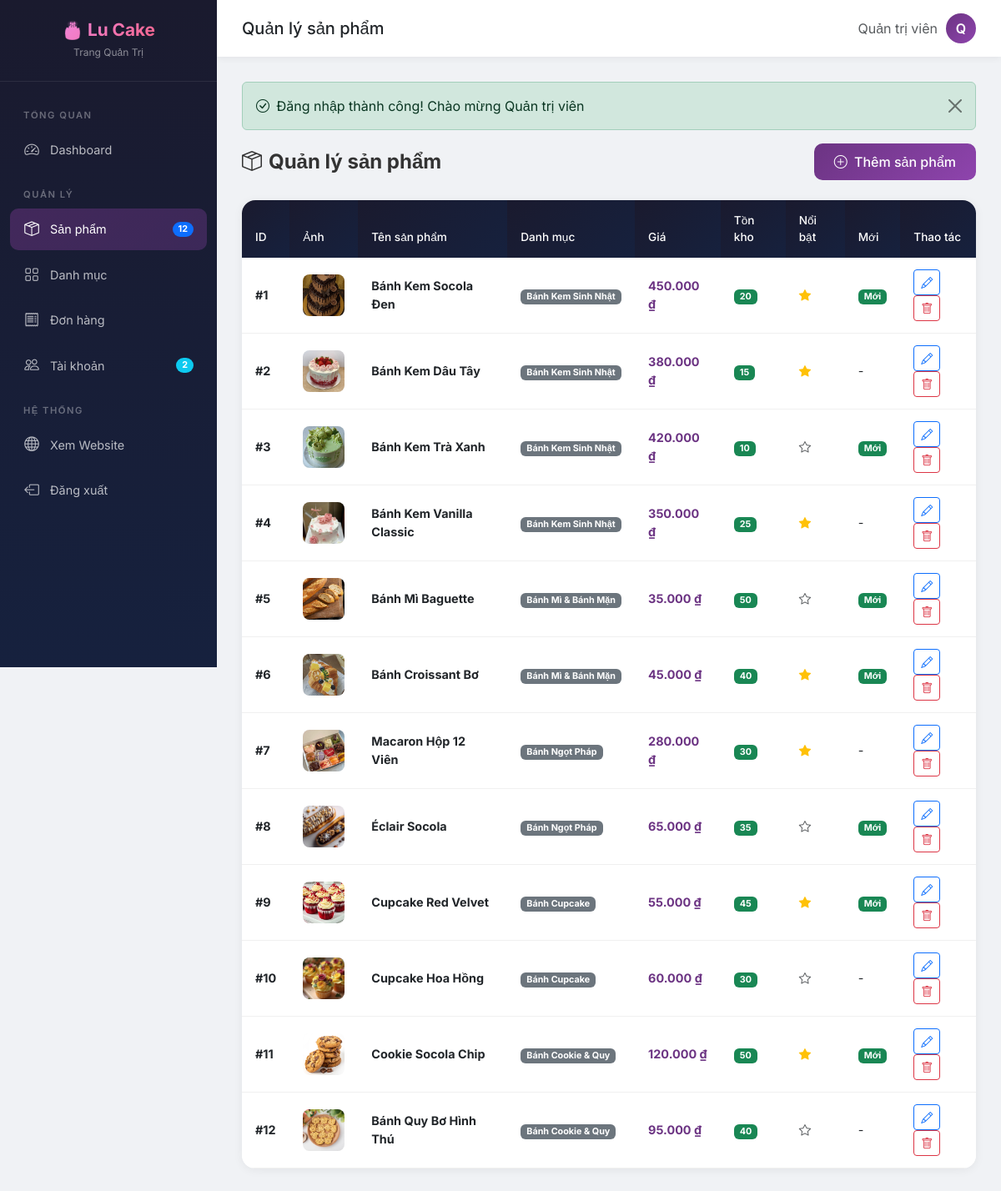
Screenshot of /admin/san-pham.php (signed in) with the database file from the repository.
### tables this page shows
CREATE TABLE san_pham (
    id INT AUTO_INCREMENT PRIMARY KEY,
    danh_muc_id INT NOT NULL,
    ten_san_pham VARCHAR(255) NOT NULL,
    mo_ta TEXT,
    gia DECIMAL(12,0) NOT NULL,
    hinh_anh VARCHAR(255),
    noi_bat TINYINT(1) DEFAULT 0,
    moi TINYINT(1) DEFAULT 0,
    ton_kho INT DEFAULT 0,
    ngay_tao TIMESTAMP DEFAULT CURRENT_TIMESTAMP,
    FOREIGN KEY (danh_muc_id) REFERENCES danh_muc(id) ON DELETE CASCADE
);

CREATE TABLE danh_muc (
    id INT AUTO_INCREMENT PRIMARY KEY,
    ten_danh_muc VARCHAR(255) NOT NULL,
    mo_ta TEXT,
    hinh_anh VARCHAR(255),
    ngay_tao TIMESTAMP DEFAULT CURRENT_TIMESTAMP
);

### admin/san-pham.php (the view, shortened to what this page needs)
<?php
require_once 'includes/header.php';
$sql = "SELECT sp.*, dm.ten_danh_muc FROM san_pham sp
        JOIN danh_muc dm ON sp.danh_muc_id = dm.id
        ORDER BY sp.ngay_tao DESC";
$dsSanPham = $conn->query($sql);
?>
<div class="page-header">
    <h2><i class="bi bi-box-seam me-2"></i>Quản lý sản phẩm</h2>
    <a href="them-san-pham.php" class="btn btn-admin-primary">
        <i class="bi bi-plus-circle me-1"></i> Thêm sản phẩm
    </a>
</div>
<div class="admin-table">
    <table class="table">
        <thead>
            <tr>
                <th>ID</th>
                <th>Ảnh</th>
                <th>Tên sản phẩm</th>
                <th>Danh mục</th>
                <th>Giá</th>
                <th>Tồn kho</th>
                <th>Nổi bật</th>
                <th>Mới</th>
                <th>Thao tác</th>
            </tr>
        </thead>
        <tbody>
            <?php if ($dsSanPham->num_rows > 0): ?>
                <?php while ($sp = $dsSanPham->fetch_assoc()): ?>
                    <tr>
                        <td><strong>#<?php echo $sp['id']; ?></strong></td>
                        <td>
                            <?php if ($sp['hinh_anh'] && file_exists(dirname(__DIR__) . '/assets/images/products/' . $sp['hinh_anh'])): ?>
                                <img src="<?php echo layURLGoc(); ?>/assets/images/products/<?php echo $sp['hinh_anh']; ?>" class="product-thumb" alt="">
                            <?php else: ?>
                                <div class="product-thumb d-flex align-items-center justify-content-center" style="background:#f0f0f0;"><i class="bi bi-image"></i></div>
                            <?php endif; ?>
                        </td>
                        <td><strong><?php echo $sp['ten_san_pham']; ?></strong></td>
                        <td><span class="badge bg-secondary"><?php echo $sp['ten_danh_muc']; ?></span></td>
                        <td class="fw-bold" style="color:var(--admin-primary);"><?php echo formatGia($sp['gia']); ?></td>
                        <td>
                            <?php if ($sp['ton_kho'] > 0): ?>
                                <span class="badge bg-success"><?php echo $sp['ton_kho']; ?></span>
                            <?php else: ?>
                                <span class="badge bg-danger">Hết</span>
                            <?php endif; ?>
                        </td>
                        <td><?php echo $sp['noi_bat'] ? '<i class="bi bi-star-fill text-warning"></i>' : '<i class="bi bi-star text-muted"></i>'; ?></td>
                        <td><?php echo $sp['moi'] ? '<span class="badge bg-success">Mới</span>' : '-'; ?></td>
                        <td>
                            <a href="sua-san-pham.php?id=<?php echo $sp['id']; ?>" class="btn btn-sm btn-outline-primary" title="Sửa"><i class="bi bi-pencil"></i></a>
                            <a href="xoa-san-pham.php?id=<?php echo $sp['id']; ?>" class="btn btn-sm btn-outline-danger btn-delete-confirm" title="Xóa"><i class="bi bi-trash"></i></a>
                        </td>
                    </tr>
                <?php endwhile; ?>
            <?php else: ?>
                <tr><td colspan="9" class="text-center text-muted py-4">Chưa có sản phẩm nào</td></tr>
            <?php endif; ?>
        </tbody>
    </table>
</div>
<?php require_once 'includes/footer.php'; ?>

### admin/includes/header.php (style rules this page uses)
:root { --admin-primary: #6C3483; --admin-primary-light: #8E44AD; --admin-dark: #1a1a2e; --admin-sidebar: #16213e; --admin-card: #ffffff; --admin-bg: #f0f2f5; }
* { box-sizing: border-box; }
body { font-family: 'Inter', sans-serif; background: var(--admin-bg); margin: 0; }
.admin-table { background: #fff; border-radius: 16px; box-shadow: 0 2px 12px rgba(0,0,0,0.06); overflow: hidden; }
.admin-table .table { margin: 0; }
.admin-table .table th { background: linear-gradient(135deg, var(--admin-dark), var(--admin-sidebar)); color: #fff; font-weight: 500; padding: 14px 16px; border: none; font-size: 0.85rem; }
.admin-table .table td { padding: 14px 16px; vertical-align: middle; border-bottom: 1px solid #f0f0f0; font-size: 0.9rem; }
.btn-admin-primary { background: linear-gradient(135deg, var(--admin-primary), var(--admin-primary-light)); color: #fff; border: none; padding: 10px 24px; border-radius: 10px; font-weight: 500; transition: all 0.3s ease; }
.product-thumb { width: 50px; height: 50px; object-fit: cover; border-radius: 8px; }
.page-header { display: flex; align-items: center; justify-content: space-between; margin-bottom: 24px; }
.page-header h2 { margin: 0; font-size: 1.5rem; font-weight: 700; color: #333; }

### rows the page displays
san_pham: id "1", hinh_anh (picture), ten_san_pham "Bánh Kem Socola Đen", danh_muc.ten_danh_muc "Bánh Kem Sinh Nhật", gia "450.000 ₫", ton_kho "20", noi_bat 1 (drawn), moi "Mới"
san_pham: id "2", hinh_anh (picture), ten_san_pham "Bánh Kem Dâu Tây", danh_muc.ten_danh_muc "Bánh Kem Sinh Nhật", gia "380.000 ₫", ton_kho "15", noi_bat 1 (drawn)
san_pham: id "3", hinh_anh (picture), ten_san_pham "Bánh Kem Trà Xanh", danh_muc.ten_danh_muc "Bánh Kem Sinh Nhật", gia "420.000 ₫", ton_kho "10", noi_bat 0 (drawn), moi "Mới"
san_pham: id "4", hinh_anh (picture), ten_san_pham "Bánh Kem Vanilla Classic", danh_muc.ten_danh_muc "Bánh Kem Sinh Nhật", gia "350.000 ₫", ton_kho "25", noi_bat 1 (drawn)
san_pham: id "5", hinh_anh (picture), ten_san_pham "Bánh Mì Baguette", danh_muc.ten_danh_muc "Bánh Mì & Bánh Mặn", gia "35.000 ₫", ton_kho "50", noi_bat 0 (drawn), moi "Mới"
san_pham: id "6", hinh_anh (picture), ten_san_pham "Bánh Croissant Bơ", danh_muc.ten_danh_muc "Bánh Mì & Bánh Mặn", gia "45.000 ₫", ton_kho "40", noi_bat 1 (drawn), moi "Mới"
san_pham: id "7", hinh_anh (picture), ten_san_pham "Macaron Hộp 12 Viên", danh_muc.ten_danh_muc "Bánh Ngọt Pháp", gia "280.000 ₫", ton_kho "30", noi_bat 1 (drawn)
san_pham: id "8", hinh_anh (picture), ten_san_pham "Éclair Socola", danh_muc.ten_danh_muc "Bánh Ngọt Pháp", gia "65.000 ₫", ton_kho "35", noi_bat 0 (drawn), moi "Mới"
san_pham: id "9", hinh_anh (picture), ten_san_pham "Cupcake Red Velvet", danh_muc.ten_danh_muc "Bánh Cupcake", gia "55.000 ₫", ton_kho "45", noi_bat 1 (drawn), moi "Mới"
san_pham: id "10", hinh_anh (picture), ten_san_pham "Cupcake Hoa Hồng", danh_muc.ten_danh_muc "Bánh Cupcake", gia "60.000 ₫", ton_kho "30", noi_bat 0 (drawn)
san_pham: id "11", hinh_anh (picture), ten_san_pham "Cookie Socola Chip", danh_muc.ten_danh_muc "Bánh Cookie & Quy", gia "120.000 ₫", ton_kho "50", noi_bat 1 (drawn), moi "Mới"
san_pham: id "12", hinh_anh (picture), ten_san_pham "Bánh Quy Bơ Hình Thú", danh_muc.ten_danh_muc "Bánh Cookie & Quy", gia "95.000 ₫", ton_kho "40", noi_bat 0 (drawn)

### other values shown
$tongSP "12"
$tongND "2"
$tieuDeTrang "Quản lý sản phẩm"
$_SESSION['ho_ten'] "Quản trị viên"
mb_substr($_SESSION['ho_ten'], 0, 1) "Q"
$noiDung "Đăng nhập thành công! Chào mừng Quản trị viên"
